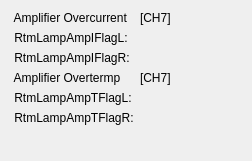
    <widget class="QWidget" name="formLayoutWidget_8">
     <property name="geometry">
      <rect>
       <x>711</x>
       <y>590</y>
       <width>252</width>
       <height>161</height>
      </rect>
     </property>
     <layout class="QFormLayout" name="formLayout_8">
      <item row="0" column="0">
       <widget class="QLabel" name="label_142">
        <property name="text">
         <string> Amplifier Overcurrent</string>
        </property>
       </widget>
      </item>
      <item row="0" column="1">
       <widget class="QLabel" name="label_160">
        <property name="text">
         <string>[CH7]</string>
        </property>
       </widget>
      </item>
      <item row="1" column="0">
       <widget class="QLabel" name="label_143">
        <property name="text">
         <string> RtmLampAmpIFlagL:</string>
        </property>
       </widget>
      </item>
      <item row="1" column="1">
       <widget class="PyDMLabel" name="PyDMLabel_125">
        <property name="toolTip">
         <string/>
        </property>
        <property name="channel" stdset="0">
         <string>XX-99SL07:DI-FOFBCtrl:RtmLampAmpIFlagLCH7-RB</string>
        </property>
       </widget>
      </item>
      <item row="2" column="0">
       <widget class="QLabel" name="label_144">
        <property name="text">
         <string> RtmLampAmpIFlagR:</string>
        </property>
       </widget>
      </item>
      <item row="2" column="1">
       <widget class="PyDMLabel" name="PyDMLabel_126">
        <property name="toolTip">
         <string/>
        </property>
        <property name="channel" stdset="0">
         <string>XX-99SL07:DI-FOFBCtrl:RtmLampAmpIFlagRCH7-RB</string>
        </property>
       </widget>
      </item>
      <item row="3" column="0">
       <widget class="QLabel" name="label_146">
        <property name="text">
         <string> Amplifier Overtermp</string>
        </property>
       </widget>
      </item>
      <item row="3" column="1">
       <widget class="QLabel" name="label_159">
        <property name="text">
         <string>[CH7]</string>
        </property>
       </widget>
      </item>
      <item row="4" column="0">
       <widget class="QLabel" name="label_147">
        <property name="text">
         <string> RtmLampAmpTFlagL:</string>
        </property>
       </widget>
      </item>
      <item row="4" column="1">
       <widget class="PyDMLabel" name="PyDMLabel_127">
        <property name="toolTip">
         <string/>
        </property>
        <property name="channel" stdset="0">
         <string>XX-99SL07:DI-FOFBCtrl:RtmLampAmpTFlagLCH7-RB</string>
        </property>
       </widget>
      </item>
      <item row="5" column="0">
       <widget class="QLabel" name="label_148">
        <property name="text">
         <string> RtmLampAmpTFlagR:</string>
        </property>
       </widget>
      </item>
      <item row="5" column="1">
       <widget class="PyDMLabel" name="PyDMLabel_128">
        <property name="toolTip">
         <string/>
        </property>
        <property name="channel" stdset="0">
         <string>XX-99SL07:DI-FOFBCtrl:RtmLampAmpTFlagRCH7-RB</string>
        </property>
       </widget>
      </item>
     </layout>
    </widget>
